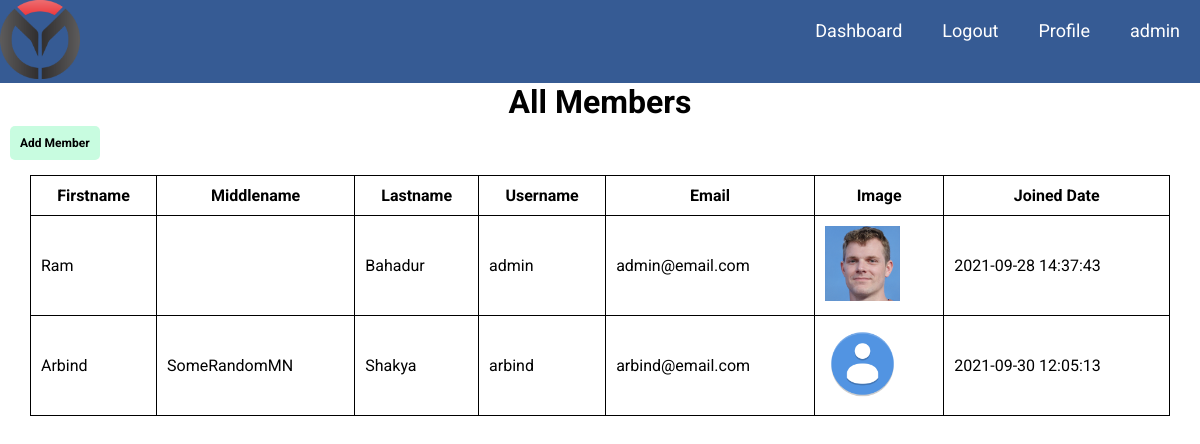
Screenshot of /admin/members.all.php (signed in) with the database file from the repository.
### tables this page shows
CREATE TABLE `users` (
  `id` int(11) NOT NULL,
  `firstname` varchar(50) NOT NULL,
  `middlename` varchar(50) DEFAULT NULL,
  `lastname` varchar(50) NOT NULL,
  `username` varchar(100) NOT NULL,
  `email` varchar(100) NOT NULL,
  `user_password` varchar(100) NOT NULL,
  `profile_image` varchar(255) DEFAULT NULL,
  `is_superuser` tinyint(1) DEFAULT 0,
  `is_active` tinyint(1) DEFAULT 1,
  `joined_date` timestamp NOT NULL DEFAULT current_timestamp()
);

### admin/data.php (called while the page is built, shortened)
<?php
function allMembers($conn){
    $sql = 'select * from users';
    $stmt=$conn->prepare($sql);
    $stmt->execute();
    $result = $stmt->get_result();
    return $result;
}

### admin/members.all.php (the view, shortened to what this page needs)
<?php
include "header.php";
include "../database/dbconnection.php";
require "data.php";
$all_members= allMembers($conn);
?>
<div class="main-content">
    <h1 style="text-align:center">All Members</h1>
    <a href="../signup.php" class="btn-table-top"><b>Add Member</b></a>
    <div class="data">
        <table>
            <thead>
                <tr>
                    <th>Firstname</th>
                    <th>Middlename</th>
                    <th>Lastname</th>
                    <th>Username</th>
                    <th>Email</th>
                    <th>Image</th>
                    <th>Joined Date</th>
                </tr>
            </thead>
            <tbody>
                <?php
                    while($row=$all_members->fetch_assoc()){
                        ?>
                        <tr>
                            <td><?php echo $row["firstname"] ?></td>
                            <td><?php echo $row["middlename"] ?></td>
                            <td><?php echo $row["lastname"] ?></td>
                            <td><?php echo $row["username"] ?></td>
                            <td><?php echo $row["email"] ?></td>
                            <td><?php
            if ($row['profile_image']!=null){
                ?>
               <img src="../assets/uploads/<?php echo $row['profile_image']; ?>"  width="75"/>
               <?php
            }
            else{
                echo "<img src='../assets/images/default_user.png' width='75'  />";
            }
             ?></td>
                            <td><?php echo $row["joined_date"] ?></td>
                        </tr>
                        <?php
                    }
                ?>
            </tbody>
        </table>
    </div>
</div>

### admin/header.php (shortened to what this page needs)
<!DOCTYPE html>
<html lang="en">
<head>
    <link href="https://cdnjs.cloudflare.com/ajax/libs/font-awesome/5.15.3/css/all.min.css" rel="stylesheet">
    <link rel="stylesheet" href="../assets/css/style.css"/>
</head>
<body>
    <header>
        <nav>
            <div class="logo">
                <img src="../assets/images/logo.png" width="80" alt="logo"/>
            </div>
            <div class="menu">
                <ul>
                    <li><a href="index.php">Dashboard</a></li>
                    <?php
                    if(isset($_SESSION['userid'])){
                    echo "<li><a href='../includes/logout.inc.php'>Logout</a></li>";
                    echo "<li><a href='profile.php'>Profile</a></li>";
                    echo "<li><a href='profile.php'>".$_SESSION['username']."</a></li>";
                    }
                    else{
                        echo "<li><a href='login.php'>Login</a></li>";
                        echo "<li><a href='signup.php'>Register</a></li>";
                    }
                    ?>
                </ul>
            </div>
        </nav>
    </header>

### assets/css/style.css (style rules this page uses)
* { box-sizing: border-box; padding: 0; margin: 0; font-family: "Roboto", "sans-serif"; }
header { background-color: #365b94; color: #ffff; }
header nav { display: flex; justify-content: space-between; }
.menu ul { display: flex; justify-content: space-around; }
.menu ul li { list-style: none; padding: 20px; }
.menu ul li a { color: #ffff; font-size:18px; text-decoration: none; transition: 0.5s; }
.btn-table-top { text-decoration: none; background-color: #c8fce0; padding: 10px; border-radius: 5px; color: #000; margin: 5px 10px; display: inline-block; font-size: 12px; }
table, th, td { border: 1px solid; border-collapse: collapse; }
table { width: 95%; margin: 10px auto; }
th,td { padding: 10px; }

### rows the page displays
users: firstname "Ram", lastname "Bahadur", username "admin", email "admin@email.com", profile_image (picture), joined_date "2021-09-28 14:37:43"
users: firstname "Arbind", middlename "SomeRandomMN", lastname "Shakya", username "arbind", email "arbind@email.com", joined_date "2021-09-30 12:05:13"

### other values shown
$_SESSION['username'] "admin"
